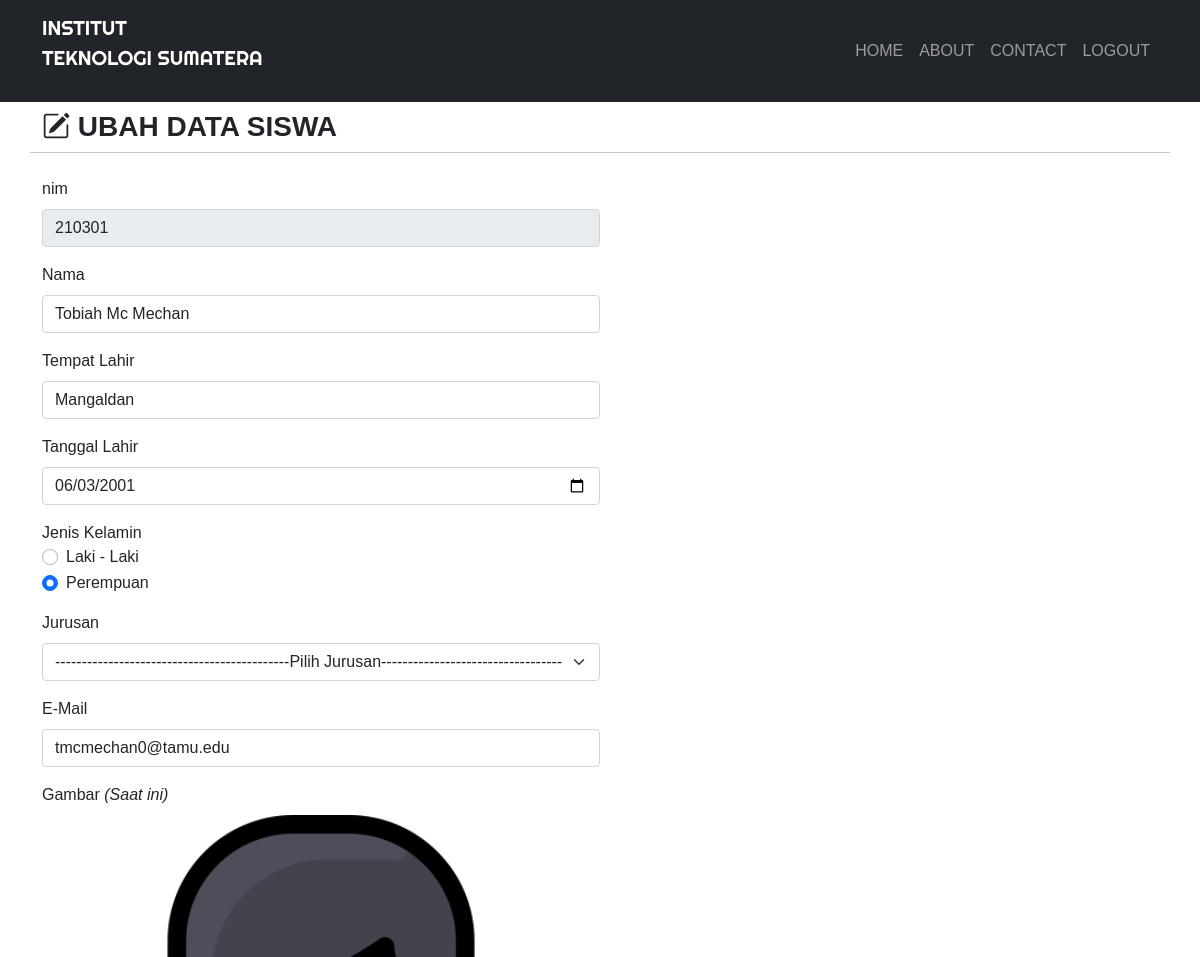
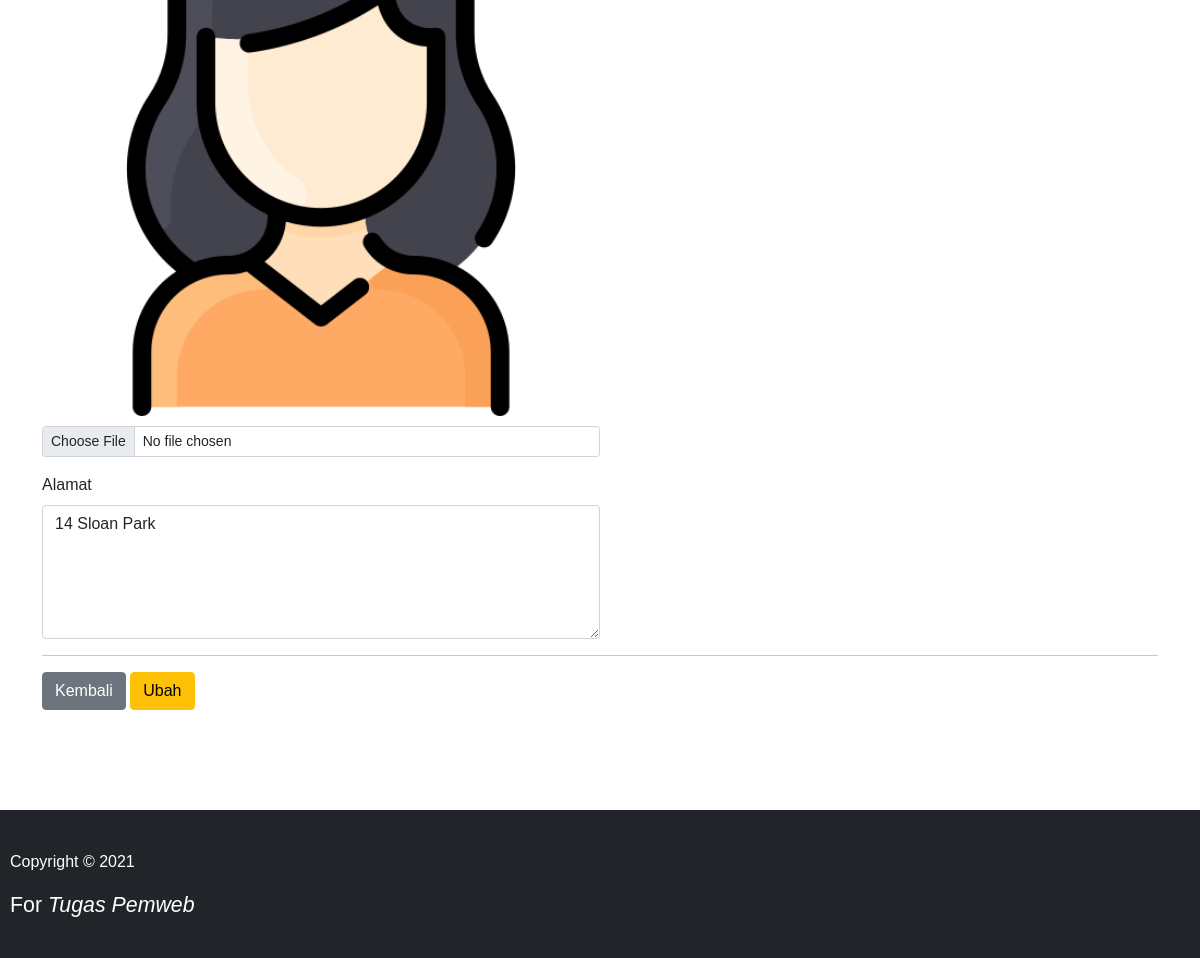
The app's page /ubah.php?nim=210301 (signed in) with its own data (2 pictures, top to bottom).
### tables this page shows
CREATE TABLE `siswa` (
  `nim` varchar(50) NOT NULL,
  `nama` varchar(255) NOT NULL,
  `tmpt_Lahir` varchar(50) NOT NULL,
  `tgl_Lahir` date NOT NULL,
  `jekel` enum('Laki - Laki','Perempuan') NOT NULL,
  `jurusan` enum('Teknik Informatika','Teknik Elektro','Matematika','Fisika') NOT NULL,
  `email` varchar(255) NOT NULL,
  `gambar` varchar(255) NOT NULL,
  `alamat` text NOT NULL
);

### function.php (called while the page is built, shortened)
<?php
$koneksi = mysqli_connect("localhost", "root", "", "phpdasar");
function query($query)
{
    global $koneksi;
    $result = mysqli_query($koneksi, $query);
    $rows = [];
    while ($row = mysqli_fetch_assoc($result)) {
        $rows[] = $row;
    }
    return $rows;
}

### ubah.php (the view, shortened to what this page needs)
<?php
require 'function.php';
$nim = $_GET['nim'];
$siswa = query("SELECT * FROM siswa WHERE nim = $nim")[0];
?>
<!DOCTYPE html>
<html lang="en">
<head>
    <link href="https://cdn.jsdelivr.net/npm/bootstrap@5.0.0-beta2/dist/css/bootstrap.min.css" rel="stylesheet">
    <link rel="stylesheet" href="https://cdn.jsdelivr.net/npm/bootstrap-icons@1.4.0/font/bootstrap-icons.css">
    <link rel="stylesheet" href="css/style.css">
</head>
<body>
    <nav class="navbar navbar-expand-lg navbar-dark bg-dark text-uppercase">
        <div class="container">
            <a class="navbar-brand" href="index.php">Institut <p>Teknologi Sumatera</p></a>
            <div class="collapse navbar-collapse" id="navbarNav">
                <ul class="navbar-nav ms-auto">
                    <li class="nav-item">
                        <a class="nav-link" aria-current="page" href="index.php">Home</a>
                    </li>
                    <li class="nav-item">
                        <a class="nav-link" href="about.php">About</a>
                    </li>
                    <li class="nav-item">
                        <a class="nav-link" href="contact.php">Contact</a>
                    </li>
                    <li class="nav-item">
                        <a class="nav-link" href="logout.php">Logout</a>
                    </li>
                </ul>
            </div>
        </div>
    </nav>
    <div class="container">
        <div class="row my-2">
            <div class="col-md">
                <h3 class="fw-bold text-uppercase"><i class="bi bi-pencil-square"></i>&nbsp;Ubah Data Siswa</h3>
            </div>
            <hr>
        </div>
        <div class="row my-2">
            <div class="col-md">
                <form action="" method="post" enctype="multipart/form-data">
                    <div class="mb-3">
                        <label for="nim" class="form-label">nim</label>
                        <input type="number" class="form-control w-50" id="nim" value="<?= $siswa['nim']; ?>" name="nim" readonly>
                    </div>
                    <div class="mb-3">
                        <label for="nama" class="form-label">Nama</label>
                        <input type="text" class="form-control w-50" id="nama" value="<?= $siswa['nama']; ?>" name="nama" autocomplete="off" required>
                    </div>
                    <div class="mb-3">
                        <label for="tmpt_Lahir" class="form-label">Tempat Lahir</label>
                        <input type="text" class="form-control w-50" id="tmpt_Lahir" value="<?= $siswa['tmpt_Lahir']; ?>" name="tmpt_Lahir" autocomplete="off" required>
                    </div>
                    <div class="mb-3">
                        <label for="tgl_Lahir" class="form-label">Tanggal Lahir</label>
                        <input type="date" class="form-control w-50" id="tgl_Lahir" value="<?= $siswa['tgl_Lahir']; ?>" name="tgl_Lahir" autocomplete="off" required>
                    </div>
                    <div class="mb-3">
                        <label>Jenis Kelamin</label>
                        <div class="form-check">
                            <input class="form-check-input" type="radio" name="jekel" id="Laki - Laki" value="Laki - Laki" <?php if ($siswa['jekel'] == 'Laki - Laki') { ?> checked='' <?php } ?>>
                            <label class="form-check-label" for="Laki - Laki">Laki - Laki</label>
                        </div>
                        <div class="form-check">
                            <input class="form-check-input" type="radio" name="jekel" id="Perempuan" value="Perempuan" <?php if ($siswa['jekel'] == 'Perempuan') { ?> checked='' <?php } ?>>
                            <label class="form-check-label" for="Perempuan">Perempuan</label>
                        </div>
                    </div>
                    <div class="mb-3">
                        <label for="jurusan" class="form-label">Jurusan</label>
                        <select class="form-select w-50" id="jurusan" name="jurusan">
                            <option disabled selected value>--------------------------------------------Pilih Jurusan--------------------------------------------</option>
                        </select>
                    </div>
                    <div class="mb-3">
                        <label for="email" class="form-label">E-Mail</label>
                        <input type="email" class="form-control w-50" id="email" value="<?= $siswa['email']; ?>" name="email" autocomplete="off" required>
                    </div>
                    <div class="mb-3">
                        <label for="gambar" class="form-label">Gambar <i>(Saat ini)</i></label> <br>
                        <img src="img/<?= $siswa['gambar']; ?>" width="50%" style="margin-bottom: 10px;">
                        <input class="form-control form-control-sm w-50" id="gambar" name="gambar" type="file">
                    </div>
                    <div class="mb-3">
                        <label for="alamat" class="form-label">Alamat</label>
                        <textarea class="form-control w-50" id="alamat" rows="5" name="alamat" autocomplete="off"><?= $siswa['alamat']; ?></textarea>
                    </div>
                    <hr>
                    <a href="index.php" class="btn btn-secondary">Kembali</a>
                    <button type="submit" class="btn btn-warning" name="ubah">Ubah</button>
                </form>
            </div>
        </div>
    </div>
    <footer class="bg-dark text-white" style="padding-top: 40px; padding-bottom: 20px; padding-left: 10px; margin-top: 100px;">
        <p>Copyright &copy; 2021 </p>
        <p style="font-size: 16pt;">For <i style="color: #fff; ">Tugas Pemweb</i></p>
    </footer>
</body>
</html>

### css/style.css (style rules this page uses)
body { font-family: 'Gill Sans', 'Gill Sans MT', Calibri, 'Trebuchet MS', sans-serif; }
.navbar-brand { font-family: 'Righteous', cursive; }

### records on screen
siswa: nim "210301", nama "Tobiah Mc Mechan", tmpt_Lahir "Mangaldan", tgl_Lahir "06/03/2001", jekel "☐ Laki - Laki", jekel "☑ Perempuan", email "tmcmechan0@tamu.edu", gambar (picture), alamat "14 Sloan Park"
